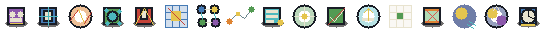
#> input picture assets/pixeldarium-equivalence/overlays/source_reviewed_overlays_v0.png, 544 x 32 px
$ python alpha_clean.py ../../../assets/pixeldarium-equivalence/overlays/source_reviewed_overlays_v0.png out
#> lines starting #> are read from the running program, lines starting #| are printed output that depends on the picture; after the words box and inside, x2 and y2 are one past the last pixel; in counts of white or black regions, pixels touching at a corner belong together
#!/usr/bin/env python3
"""alpha_clean.py — Threshold alpha channel to binary (0 or 255).

Part of the Pixeldarium agent-studio post-processing pipeline.
Step 4: AI models often produce semi-transparent fringe pixels that
look wrong at low resolution. This script forces binary alpha.

Usage:
    python alpha_clean.py input.png output.png [--threshold 128]
    python alpha_clean.py --batch input_dir/ output_dir/ [--threshold 128]
"""

from __future__ import annotations

import argparse
import sys
from pathlib import Path

try:
    from PIL import Image
    import numpy as np
except ImportError:
    sys.exit("ERROR: Pillow and numpy required. Install: pip install Pillow numpy")


def alpha_clean(
    src: Path, dst: Path, threshold: int = 128
) -> dict:
    """Force binary alpha on a sprite image.

    Pixels with alpha >= threshold become fully opaque (255).
    Pixels with alpha < threshold become fully transparent (0),
    and their RGB channels are zeroed to prevent data leaks.
    """
#> called with threshold = 128
    img = Image.open(src)
#> img is the input picture: PIL image 544x32 RGBA; mean R, G, B, A 38.7, 42.2, 38.9, 77.2
    if img.mode != "RGBA":
        img = img.convert("RGBA")

    data = np.array(img)
    alpha = data[:, :, 3]
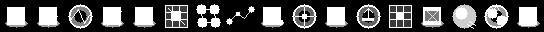
#> alpha: shape (32, 544); min 0, max 255, mean 77.2

    # Count semi-transparent pixels (not 0 and not 255)
    semi_transparent = int(np.sum((alpha > 0) & (alpha < 255)))
#> semi_transparent = 2129
    cleaned_to_opaque = int(np.sum((alpha >= threshold) & (alpha < 255)))
#> cleaned_to_opaque = 1008
    cleaned_to_transparent = int(np.sum((alpha < threshold) & (alpha > 0)))
#> cleaned_to_transparent = 1121

    # Apply threshold
    opaque_mask = alpha >= threshold
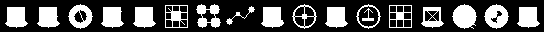
#> opaque_mask: shape (32, 544) bool; 30.2% white; 18 white regions, largest, box (x1, y1, x2, y2) and area: (452, 4, 477, 29) 447, (484, 4, 509, 29) 399, (261, 7, 284, 28) 375
    transparent_mask = ~opaque_mask

    # Opaque pixels: set alpha to 255
    data[opaque_mask, 3] = 255

    # Transparent pixels: zero everything (prevents color bleed)
    data[transparent_mask] = [0, 0, 0, 0]
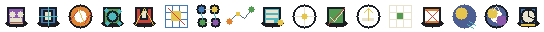
#> data: shape (32, 544, 4); mean R, G, B, A 30.8, 30.9, 28.3, 77.1; transparent parts drawn white

    result = Image.fromarray(data, "RGBA")
    dst.parent.mkdir(parents=True, exist_ok=True)
    result.save(dst, format="PNG")

    return {
        "src": str(src),
        "dst": str(dst),
        "threshold": threshold,
        "total_pixels": int(data.shape[0] * data.shape[1]),
        "semi_transparent_input": semi_transparent,
        "cleaned_to_opaque": cleaned_to_opaque,
        "cleaned_to_transparent": cleaned_to_transparent,
    }


def batch_alpha_clean(
    input_dir: Path, output_dir: Path, threshold: int = 128
) -> list[dict]:
    """Alpha-clean all PNGs in input_dir."""
    results: list[dict] = []
    files = sorted(input_dir.glob("*.png"))

    if not files:
        print(f"WARNING: No .png files found in {input_dir}", file=sys.stderr)
        return results

    for src in files:
        dst = output_dir / src.name
        try:
            result = alpha_clean(src, dst, threshold)
            results.append(result)
            print(
                f"  OK  {src.name}: {result['semi_transparent_input']} semi-transparent "
                f"→ {result['cleaned_to_opaque']} opaque, "
                f"{result['cleaned_to_transparent']} transparent"
            )
        except Exception as e:
            results.append({"src": str(src), "error": str(e)})
            print(f"  ERR {src.name}: {e}", file=sys.stderr)

    return results


def main() -> None:
    parser = argparse.ArgumentParser(
        description="Force binary alpha (0 or 255) on sprite images"
    )
    parser.add_argument("input", help="Input file or directory")
    parser.add_argument("output", help="Output file or directory")
    parser.add_argument(
        "--threshold",
        type=int,
        default=128,
        help="Alpha threshold (pixels >= this become opaque). Default: 128",
    )
    parser.add_argument(
        "--batch", action="store_true", help="Process entire directory"
    )
    args = parser.parse_args()

    input_path = Path(args.input)
    output_path = Path(args.output)

    if args.batch or input_path.is_dir():
        if not input_path.is_dir():
            sys.exit(f"ERROR: {input_path} is not a directory")
        results = batch_alpha_clean(input_path, output_path, args.threshold)
        ok = sum(1 for r in results if "error" not in r)
        print(f"\nAlpha-cleaned {ok} sprites (threshold={args.threshold})")
    else:
        result = alpha_clean(input_path, output_path, args.threshold)
#> result = 7 items
        print(
            f"Alpha-cleaned {result['src']} → {result['dst']}\n"
            f"  Semi-transparent: {result['semi_transparent_input']}\n"
            f"  → Opaque: {result['cleaned_to_opaque']}, "
            f"Transparent: {result['cleaned_to_transparent']}"
        )
#| Alpha-cleaned ../../../assets/pixeldarium-equivalence/overlays/source_reviewed_overlays_v0.png → out
#|   Semi-transparent: 2129
#|   → Opaque: 1008, Transparent: 1121


if __name__ == "__main__":
    main()
